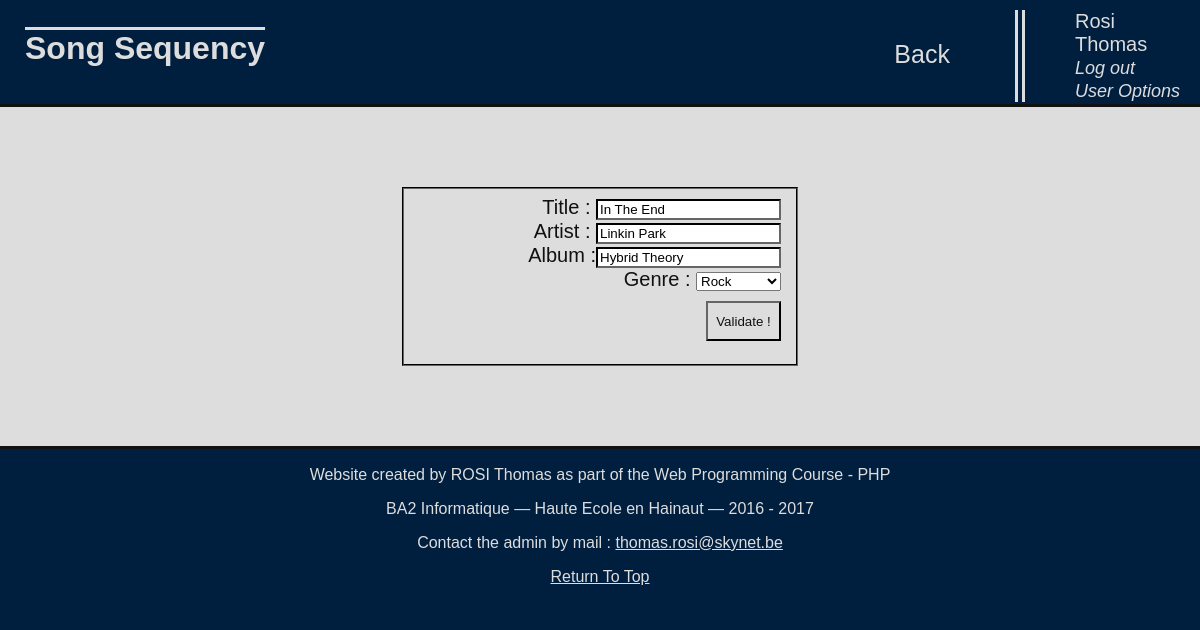
Page /tracks/tracksmod.php?track_id=1 (signed in) on the committed database.
### tables this page shows
CREATE TABLE tracks(
    title VARCHAR(255) NOT NULL,
    album VARCHAR(255) NOT NULL,
    artist VARCHAR(255) NOT NULL,
    genre VARCHAR(255) NOT NULL,
    track_id INT NOT NULL AUTO_INCREMENT,
    CONSTRAINT pk_tracks PRIMARY KEY(track_id)
);

### tracks/tracksmod.php (the view, shortened to what this page needs)
<?php
    $tabGenre = array('Alternative', 'Classique', 'Country', 'Dubstep', 'Electro', 'Hip-Hop', 'House', 'Jazz', 'Metal', 'Opera', 'Pop', 'Punk', 'Rap', 'Reggae', 'Religion', 'Rock', 'Techno', 'Variete');
    include('../header.php');
?>
    <ul>
        <li><a href="tracks.php">Back</a></li>
    </ul>
</nav>
<?php
    if($_SESSION['level'] >= 3) {
        if(isset($_GET['track_id']) && !isset($_GET['title']) && !isset($_GET['artist']) && !isset($_GET['album'])) {
            try {
                include_once("../db.php");
                $bd=new PDO('mysql:host='.$host.';dbname='.$bdname,$user,$password);
                $req= $bd ->prepare('SELECT * FROM tracks WHERE track_id = :track_id');
                $req->bindValue('track_id', $_GET['track_id']);
                $req->execute();
                $data = $req->fetch();
?>
<div id="form">
    <form method="GET" action="tracksmod.php">
        <fieldset>
            <label>Title : <input type="text" name="title" value="<?php echo($data['title']);?>" size="20"></label><br>
            <label>Artist : <input type="text" name="artist" value="<?php echo($data['artist']);?>" size="20"></label><br>
            <label>Album :<input type="text" name="album" value="<?php echo($data['album']);?>" size="20"></label><br>
            <label>Genre : <select name="genre">
<?php
                foreach ($tabGenre as $value) {
?>
                <option value="<?php echo $value?>" <?php if($data['genre']=="$value"){?> selected <?php } ?>><?php echo $value?></option>
<?php
                }
?>
                </select></label>
            <input type="hidden" name="track_id" value="<?php echo ($_GET['track_id']);?>"><br>
            <input type="submit" class="button" value="Validate !">
        </fieldset>
    </form>
</div>
<?php
            } catch (Exception $e) {
                    echo 'Connection error'.$e;
            }
        } else if(isset($_GET['title']) && isset($_GET['artist']) && isset($_GET['album'])) {
            $title_ok = false;
            $artist_ok = false;
            $album_ok = false;
            $all_ok = false;
            if (preg_match("#^[a-zA-Z0-9éèàêâùïüë\' \-_]+$#", $_GET['title'])) {
                $title_ok = true;
            }
            if (preg_match("#^[a-zA-Z0-9éèàêâùïüë\' \-_]+$#", $_GET['artist'])) {
                $artist_ok = true;
            }
            if (preg_match("#^[a-zA-Z0-9éèàêâùïüë\' \-_]+$#", $_GET['album'])) {
                $album_ok = true;
            }
            if ($title_ok && $artist_ok && $album_ok) {
                $all_ok = true;
            }
            if($all_ok) {
                try {
                    include_once("../db.php");
                    $bd=new PDO('mysql:host='.$host.';dbname='.$bdname,$user,$password);
                    $req= $bd ->prepare('UPDATE tracks SET title = :title, album = :album, artist = :artist, genre = :genre WHERE track_id = :track_id');
                    $req->bindValue('title', $_GET['title']);
                    $req->bindValue('album', $_GET['album']);
                    $req->bindValue('artist', $_GET['artist']);
                    $req->bindValue('genre', $_GET[('genre')]);
                    $req->bindValue('track_id', $_GET['track_id']);
                    $req->execute();
                    header('Location: tracks.php');
                } catch (Exception $e) {
                    echo "Connection error".$e;
                }
            } else {
?>
<div id="form">
    <form method="GET" action="tracksmod.php">
        <fieldset>
            <label><?php if(!$title_ok) {echo "* ";}?>Title : <input type="text" name="title" value="<?php if($title_ok) {echo $_GET['title'];}?>" size="20"></label><br>
            <label><?php if(!$artist_ok) {echo "* ";}?>Artist : <input type="text" name="artist" value="<?php if($artist_ok) {echo $_GET['artist'];}?>" size="20"></label><br>
            <label><?php if(!$album_ok) {echo "* ";}?>Album :<input type="text" name="album" value="<?php if($album_ok) {echo $_GET['album'];}?>" size="20"></label><br>
            <label>Genre : <select name="genre">
<?php
                foreach ($tabGenre as $value) {
?>
                <option value="<?php echo $value?>" <?php if($_GET['genre']=="$value"){?> selected <?php } ?>><?php echo $value?></option>
<?php
                }
?>
                </select></label>
            <input type="hidden" name="track_id" value="<?php echo ($_GET['track_id']);?>"><br>
            <input type="submit" class="button" value="Validate !"><br>
            <i>* = Check about mistakes please.</i>
        </fieldset>
    </form>
</div>
<?php
            }
        }
    }
    include('../footer.php');
?>
</body>
</html>

### css/style.css (style rules this page uses)
html { padding: 0; margin: 0; width: auto; background-color: #001F3F; }
body { padding: 0; margin: 0; width: auto; font-family: Arial, sans-serif; color: #111111; background-color: #DDDDDD; }
#navbar ul { margin: auto auto; }
#navbar ul li { display: inline; text-align: center; font-size: 25px; margin: 0 10px; }
#navbar ul li a { color: #DDDDDD; text-decoration: none; padding: 5px; }
#form { width: 400px; text-align: center; font-size: 20px; margin: 80px auto; }
#form fieldset { text-align: right; border-color: #111111; }
#form fieldset input { border-color: #111111; }
#form fieldset input.button { background-color: #DDDDDD; color: #111111; border-color: #111111; width: 75px; height: 40px; margin: 10px auto; }

### rows in the picture
tracks: title "In The End", artist "Linkin Park", album "Hybrid Theory", genre "Rock"

### other values in the picture
$_SESSION['lastname'] "Rosi"
$_SESSION['firstname'] "Thomas"
